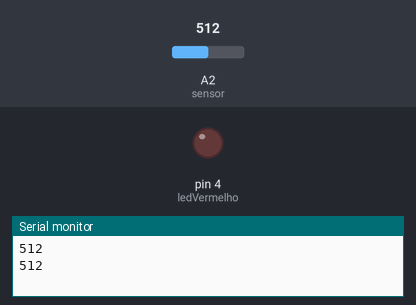
The sketch below on a simulated Arduino Uno, built with avr-gcc and run on an emulated ATmega328P. Shown: output pins drawn as LEDs (lit = HIGH), the last lines printed to the serial monitor. Inputs (shaded band) come from the test bench; at power-on: A2 (sensor) = 512.

Above: at 1.8 s.
1.9 s: A2 (sensor) set to 834
3.4 s: A2 (sensor) set to 868
At 5.0 s:
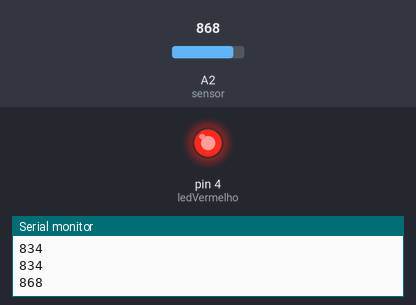
5.5 s: A2 (sensor) set to 840
At 6.5 s:
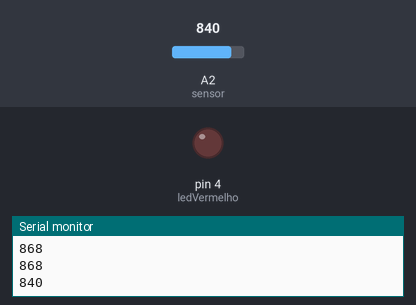
7.5 s: A2 (sensor) set to 860
At 9.2 s:
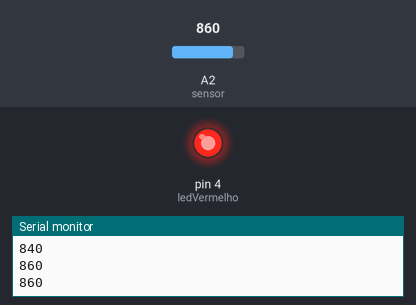
Timing chart, 0 to 10.5 s (numbered marks = the images above; inputs shaded):
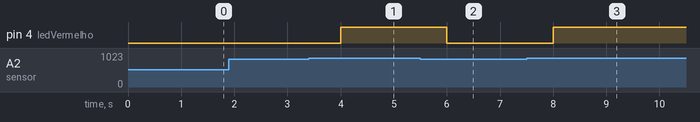

The sketch:

LDR_LED.ino
```cpp
const byte sensor = A2;      //Pino analógico em que o sensor está conectado.
const byte ledVermelho = 4;
int valorSensor = 0; //Usada para ler o valor do sensor em tempo real.


void setup () {
  Serial.begin(115200);
  pinMode(ledVermelho,OUTPUT);
  digitalWrite(ledVermelho, LOW);
}

void loop () {


          valorSensor = analogRead(sensor);
          Serial.println(valorSensor);

           if (valorSensor>850){
            digitalWrite(ledVermelho, HIGH);

           }
           else{
            digitalWrite(ledVermelho, LOW);
           }

          delay(1000);
      }
```

Measured:
- the behaviour switches between 850 and 851 on A2 (sensor) (found by bisection; images 0 and 1)
- after the input at 3.4 s, pin 4 (ledVermelho): LOW → HIGH after 0.60 s
- after the input at 5.5 s, pin 4 (ledVermelho): HIGH → LOW after 0.50 s
- after the input at 7.5 s, pin 4 (ledVermelho): LOW → HIGH after 0.50 s
